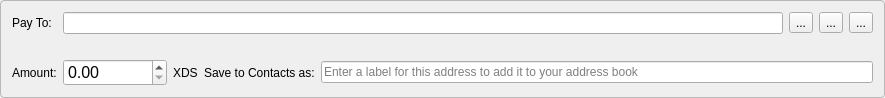
<?xml version="1.0" encoding="UTF-8"?>
<ui version="4.0">
 <class>TransferFrame</class>
 <widget class="QFrame" name="TransferFrame">
  <property name="geometry">
   <rect>
    <x>0</x>
    <y>0</y>
    <width>885</width>
    <height>80</height>
   </rect>
  </property>
  <property name="windowTitle">
   <string>Frame</string>
  </property>
  <property name="styleSheet">
   <string notr="true">QFrame#TransferFrame { border: 1px solid palette(mid); border-radius: 4px; }</string>
  </property>
  <property name="frameShape">
   <enum>QFrame::NoFrame</enum>
  </property>
  <layout class="QGridLayout" name="gridLayout">
   <item row="0" column="0">
    <widget class="QLabel" name="label">
     <property name="text">
      <string>Pay To:</string>
     </property>
    </widget>
   </item>
   <item row="0" column="1" colspan="2">
    <layout class="QHBoxLayout" name="horizontalLayout_2">
     <item>
      <widget class="QLineEdit" name="m_addressEdit">
       <property name="clearButtonEnabled">
        <bool>false</bool>
       </property>
      </widget>
     </item>
     <item>
      <widget class="QToolButton" name="m_addressBookButton">
       <property name="toolTip">
        <string>Select recipient from Address Book</string>
       </property>
       <property name="text">
        <string>...</string>
       </property>
       <property name="icon">
        <iconset resource="../../resources.qrc">
         <normaloff>:/icons/add_recepient</normaloff>:/icons/add_recepient</iconset>
       </property>
      </widget>
     </item>
     <item>
      <widget class="QToolButton" name="m_pasteButton">
       <property name="toolTip">
        <string>Paste from clipboard</string>
       </property>
       <property name="text">
        <string>...</string>
       </property>
       <property name="icon">
        <iconset resource="../../resources.qrc">
         <normaloff>:/icons/paste</normaloff>:/icons/paste</iconset>
       </property>
      </widget>
     </item>
     <item>
      <widget class="QToolButton" name="m_removeButton">
       <property name="toolTip">
        <string>Remove recepient</string>
       </property>
       <property name="text">
        <string>...</string>
       </property>
       <property name="icon">
        <iconset resource="../../resources.qrc">
         <normaloff>:/icons/remove</normaloff>:/icons/remove</iconset>
       </property>
      </widget>
     </item>
    </layout>
   </item>
   <item row="1" column="1" colspan="2">
    <widget class="QLabel" name="m_addressStatusLabel">
     <property name="visible">
      <bool>false</bool>
     </property>
     <property name="styleSheet">
      <string notr="true">color: #e05050; font-size: 11px;</string>
     </property>
     <property name="text">
      <string/>
     </property>
    </widget>
   </item>
   <item row="2" column="0">
    <widget class="QLabel" name="label_3">
     <property name="text">
      <string>Amount:</string>
     </property>
    </widget>
   </item>
   <item row="2" column="1">
    <layout class="QHBoxLayout" name="amountLayout">
     <property name="spacing">
      <number>6</number>
     </property>
     <property name="leftMargin">
      <number>0</number>
     </property>
     <property name="topMargin">
      <number>0</number>
     </property>
     <property name="rightMargin">
      <number>0</number>
     </property>
     <property name="bottomMargin">
      <number>0</number>
     </property>
     <item>
      <widget class="QDoubleSpinBox" name="m_amountSpin">
       <property name="font">
        <font>
         <pointsize>12</pointsize>
        </font>
       </property>
       <property name="cursor">
        <cursorShape>IBeamCursor</cursorShape>
       </property>
       <property name="layoutDirection">
        <enum>Qt::LeftToRight</enum>
       </property>
       <property name="locale">
        <locale language="English" country="UnitedStates"/>
       </property>
       <property name="decimals">
        <number>2</number>
       </property>
       <property name="maximum">
        <double>9999999.990000000000000</double>
       </property>
      </widget>
     </item>
     <item>
      <widget class="QLabel" name="m_amountCurrencyLabel">
       <property name="text">
        <string notr="true">XDS</string>
       </property>
      </widget>
     </item>
    </layout>
   </item>
   <item row="2" column="2">
    <layout class="QHBoxLayout" name="horizontalLayout">
     <item>
      <widget class="QLabel" name="label_2">
       <property name="text">
        <string>Save to Contacts as:</string>
       </property>
      </widget>
     </item>
     <item>
      <widget class="QLineEdit" name="m_labelEdit">
     <property name="maxLength">
      <number>64</number>
       </property>
       <property name="placeholderText">
        <string>Enter a label for this address to add it to your address book</string>
       </property>
      </widget>
     </item>
    </layout>
   </item>
  </layout>
 </widget>
 <tabstops>
  <tabstop>m_addressEdit</tabstop>
  <tabstop>m_amountSpin</tabstop>
  <tabstop>m_labelEdit</tabstop>
  <tabstop>m_addressBookButton</tabstop>
  <tabstop>m_pasteButton</tabstop>
  <tabstop>m_removeButton</tabstop>
 </tabstops>
 <resources>
  <include location="../../resources.qrc"/>
 </resources>
 <connections>
  <connection>
   <sender>m_removeButton</sender>
   <signal>clicked()</signal>
   <receiver>TransferFrame</receiver>
   <slot>close()</slot>
   <hints>
    <hint type="sourcelabel">
     <x>862</x>
     <y>21</y>
    </hint>
    <hint type="destinationlabel">
     <x>442</x>
     <y>60</y>
    </hint>
   </hints>
  </connection>
  <connection>
   <sender>m_addressBookButton</sender>
   <signal>clicked()</signal>
   <receiver>TransferFrame</receiver>
   <slot>addressBookClicked()</slot>
   <hints>
    <hint type="sourcelabel">
     <x>786</x>
     <y>21</y>
    </hint>
    <hint type="destinationlabel">
     <x>442</x>
     <y>60</y>
    </hint>
   </hints>
  </connection>
  <connection>
   <sender>m_pasteButton</sender>
   <signal>clicked()</signal>
   <receiver>TransferFrame</receiver>
   <slot>pasteClicked()</slot>
   <hints>
    <hint type="sourcelabel">
     <x>824</x>
     <y>21</y>
    </hint>
    <hint type="destinationlabel">
     <x>442</x>
     <y>60</y>
    </hint>
   </hints>
  </connection>
  <connection>
   <sender>m_amountSpin</sender>
   <signal>valueChanged(double)</signal>
   <receiver>TransferFrame</receiver>
   <slot>amountValueChange()</slot>
   <hints>
    <hint type="sourcelabel">
     <x>150</x>
     <y>56</y>
    </hint>
    <hint type="destinationlabel">
     <x>442</x>
     <y>39</y>
    </hint>
   </hints>
  </connection>
  <connection>
   <sender>m_removeButton</sender>
   <signal>clicked()</signal>
   <receiver>TransferFrame</receiver>
   <slot>amountValueChange()</slot>
   <hints>
    <hint type="sourcelabel">
     <x>861</x>
     <y>23</y>
    </hint>
    <hint type="destinationlabel">
     <x>442</x>
     <y>39</y>
    </hint>
   </hints>
  </connection>
  <connection>
   <sender>m_addressEdit</sender>
   <signal>textEdited(QString)</signal>
   <receiver>TransferFrame</receiver>
   <slot>addressEdited(QString)</slot>
   <hints>
    <hint type="sourcelabel">
     <x>460</x>
     <y>18</y>
    </hint>
    <hint type="destinationlabel">
     <x>442</x>
     <y>66</y>
    </hint>
   </hints>
  </connection>
 </connections>
 <slots>
  <slot>addressBookClicked()</slot>
  <slot>pasteClicked()</slot>
  <slot>addressEdited(QString)</slot>
  <slot>amountValueChange()</slot>
 </slots>
</ui>
